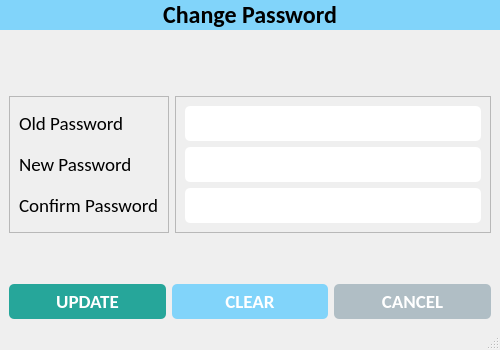
<?xml version="1.0" encoding="UTF-8"?>
<ui version="4.0">
 <class>ChangePasswordWindow</class>
 <widget class="QMainWindow" name="ChangePasswordWindow">
  <property name="geometry">
   <rect>
    <x>0</x>
    <y>0</y>
    <width>500</width>
    <height>350</height>
   </rect>
  </property>
  <property name="minimumSize">
   <size>
    <width>500</width>
    <height>350</height>
   </size>
  </property>
  <property name="maximumSize">
   <size>
    <width>500</width>
    <height>350</height>
   </size>
  </property>
  <property name="windowTitle">
   <string>Change Password</string>
  </property>
  <property name="windowIcon">
   <iconset resource="../resources.qrc">
    <normaloff>:/icons/assets/icons/logo.png</normaloff>:/icons/assets/icons/logo.png</iconset>
  </property>
  <widget class="QWidget" name="centralwidget">
   <property name="styleSheet">
    <string notr="true">

#label {
	background-color: #81d4fa;
}

#label_5 {
	color: #fff;
}

#btn_save {
	background-color: #26a69a;
	border-radius: 5px;
	padding: 5px 0px;
	color: white;
}

#btn_clear {
	background-color: #81d4fa;
	border-radius: 5px;
	padding: 5px 0px;
	color: white;
}

#btn_cancel {
	background-color: #b0bec5;
	border-radius: 5px;
	padding: 5px 0px;
	color: white;
}

QLineEdit {
	border-radius: 5px;
	padding: 5px 5px;
}

QDateEdit {
	border-radius: 5px;
	padding: 5px 5px;
}

QComboBox {
	border-radius: 5px;
	padding: 5px 5px;
}

QTextEdit {
	border-radius: 10px;
	padding: 0px 0px;
}</string>
   </property>
   <layout class="QVBoxLayout" name="verticalLayout_3">
    <property name="spacing">
     <number>1</number>
    </property>
    <property name="leftMargin">
     <number>0</number>
    </property>
    <property name="topMargin">
     <number>0</number>
    </property>
    <property name="rightMargin">
     <number>0</number>
    </property>
    <property name="bottomMargin">
     <number>0</number>
    </property>
    <item alignment="Qt::AlignTop">
     <widget class="QLabel" name="label">
      <property name="font">
       <font>
        <family>Calibri</family>
        <pointsize>18</pointsize>
        <weight>75</weight>
        <bold>true</bold>
       </font>
      </property>
      <property name="text">
       <string>Change Password</string>
      </property>
      <property name="alignment">
       <set>Qt::AlignCenter</set>
      </property>
      <property name="margin">
       <number>10</number>
      </property>
     </widget>
    </item>
    <item>
     <widget class="QWidget" name="widget" native="true">
      <layout class="QHBoxLayout" name="horizontalLayout">
       <item>
        <widget class="QFrame" name="frame">
         <property name="frameShape">
          <enum>QFrame::StyledPanel</enum>
         </property>
         <property name="frameShadow">
          <enum>QFrame::Raised</enum>
         </property>
         <layout class="QVBoxLayout" name="verticalLayout">
          <item>
           <widget class="QLabel" name="lbl_old_pwd">
            <property name="font">
             <font>
              <family>Calibri</family>
              <pointsize>14</pointsize>
             </font>
            </property>
            <property name="text">
             <string>Old Password</string>
            </property>
           </widget>
          </item>
          <item>
           <widget class="QLabel" name="lbl_new_pwd">
            <property name="font">
             <font>
              <family>Calibri</family>
              <pointsize>14</pointsize>
             </font>
            </property>
            <property name="text">
             <string>New Password</string>
            </property>
           </widget>
          </item>
          <item>
           <widget class="QLabel" name="lbl_confirm_pwd">
            <property name="font">
             <font>
              <family>Calibri</family>
              <pointsize>14</pointsize>
             </font>
            </property>
            <property name="text">
             <string>Confirm Password</string>
            </property>
           </widget>
          </item>
         </layout>
        </widget>
       </item>
       <item>
        <widget class="QFrame" name="frame_2">
         <property name="frameShape">
          <enum>QFrame::StyledPanel</enum>
         </property>
         <property name="frameShadow">
          <enum>QFrame::Raised</enum>
         </property>
         <layout class="QVBoxLayout" name="verticalLayout_2">
          <item>
           <widget class="QLineEdit" name="txt_old_pwd">
            <property name="minimumSize">
             <size>
              <width>0</width>
              <height>35</height>
             </size>
            </property>
            <property name="maximumSize">
             <size>
              <width>16777215</width>
              <height>35</height>
             </size>
            </property>
            <property name="font">
             <font>
              <family>Calibri</family>
              <pointsize>14</pointsize>
             </font>
            </property>
           </widget>
          </item>
          <item>
           <widget class="QLineEdit" name="txt_new_pwd">
            <property name="minimumSize">
             <size>
              <width>0</width>
              <height>35</height>
             </size>
            </property>
            <property name="maximumSize">
             <size>
              <width>16777215</width>
              <height>35</height>
             </size>
            </property>
            <property name="font">
             <font>
              <family>Calibri</family>
              <pointsize>14</pointsize>
             </font>
            </property>
           </widget>
          </item>
          <item>
           <widget class="QLineEdit" name="txt_confirm_pwd">
            <property name="minimumSize">
             <size>
              <width>0</width>
              <height>35</height>
             </size>
            </property>
            <property name="maximumSize">
             <size>
              <width>16777215</width>
              <height>35</height>
             </size>
            </property>
            <property name="font">
             <font>
              <family>Calibri</family>
              <pointsize>14</pointsize>
             </font>
            </property>
           </widget>
          </item>
         </layout>
        </widget>
       </item>
      </layout>
     </widget>
    </item>
    <item alignment="Qt::AlignBottom">
     <widget class="QWidget" name="bottom_widget" native="true">
      <layout class="QHBoxLayout" name="horizontalLayout_2">
       <item>
        <widget class="QPushButton" name="btn_save">
         <property name="font">
          <font>
           <family>Calibri</family>
           <pointsize>14</pointsize>
           <weight>75</weight>
           <bold>true</bold>
          </font>
         </property>
         <property name="cursor">
          <cursorShape>OpenHandCursor</cursorShape>
         </property>
         <property name="text">
          <string>UPDATE</string>
         </property>
         <property name="icon">
          <iconset resource="../resources.qrc">
           <normaloff>:/icons/assets/icons/save.png</normaloff>:/icons/assets/icons/save.png</iconset>
         </property>
         <property name="iconSize">
          <size>
           <width>32</width>
           <height>32</height>
          </size>
         </property>
        </widget>
       </item>
       <item>
        <widget class="QPushButton" name="btn_clear">
         <property name="font">
          <font>
           <family>Calibri</family>
           <pointsize>14</pointsize>
           <weight>75</weight>
           <bold>true</bold>
          </font>
         </property>
         <property name="cursor">
          <cursorShape>OpenHandCursor</cursorShape>
         </property>
         <property name="text">
          <string>CLEAR</string>
         </property>
         <property name="icon">
          <iconset resource="../resources.qrc">
           <normaloff>:/icons/assets/icons/clear.png</normaloff>:/icons/assets/icons/clear.png</iconset>
         </property>
         <property name="iconSize">
          <size>
           <width>32</width>
           <height>32</height>
          </size>
         </property>
        </widget>
       </item>
       <item>
        <widget class="QPushButton" name="btn_cancel">
         <property name="font">
          <font>
           <family>Calibri</family>
           <pointsize>14</pointsize>
           <weight>75</weight>
           <bold>true</bold>
          </font>
         </property>
         <property name="cursor">
          <cursorShape>OpenHandCursor</cursorShape>
         </property>
         <property name="text">
          <string>CANCEL</string>
         </property>
         <property name="icon">
          <iconset resource="../resources.qrc">
           <normaloff>:/icons/assets/icons/close.png</normaloff>:/icons/assets/icons/close.png</iconset>
         </property>
         <property name="iconSize">
          <size>
           <width>32</width>
           <height>32</height>
          </size>
         </property>
        </widget>
       </item>
      </layout>
     </widget>
    </item>
   </layout>
  </widget>
  <widget class="QStatusBar" name="statusbar"/>
 </widget>
 <resources>
  <include location="../resources.qrc"/>
 </resources>
 <connections/>
</ui>
